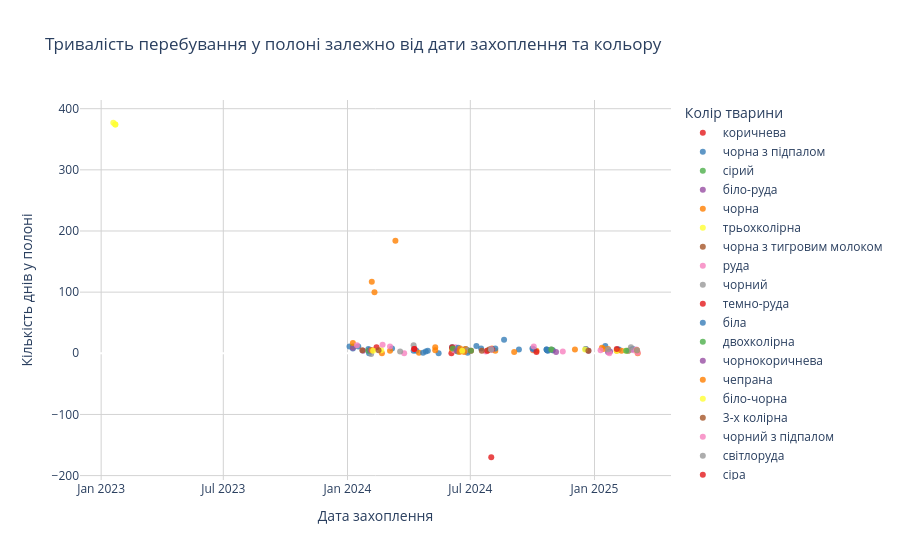

The notebook cell saved with this chart:
### Code cell
import plotly.express as px

fig = px.scatter(
    df_cleaned,
    x="captureDate",
    y="days_in_captivity",
    color="animalColor",
    title="Тривалість перебування у полоні залежно від дати захоплення та кольору",
    labels={"captureDate": "Дата захоплення", "days_in_captivity": "Днів у полоні", "animalColor": "Колір тварини"},
    color_discrete_sequence=px.colors.qualitative.Set1,  
    opacity=0.8,
    size_max=10,
    hover_data=["animalSpecies", "animalBreed", "captureAddressPostName"]
)


fig.update_layout(
    xaxis_title="Дата захоплення",
    yaxis_title="Кількість днів у полоні",
    plot_bgcolor="white",
    xaxis=dict(showgrid=True, gridcolor="lightgrey"),
    yaxis=dict(showgrid=True, gridcolor="lightgrey"),
)

fig.show()

### Figure 1 — Plotly figure (JSON) as saved in the notebook; plotly's stock layout.template omitted (floating-point values rounded to 4 significant figures)
{"data": [{"customdata": [["собака", null, "Івано-Франківськ"], ["собака", null, "с.Угрнинів"]], "hovertemplate": "Колір тварини=коричнева<br>Дата захоплення=%{x}<br>Днів у полоні=%{y}<br>animalSpecies=%{customdata[0]}<br>animalBreed=%{customdata[1]}<br>captureAddressPostName=%{customdata[2]}<extra></extra>", "legendgroup": "коричнева", "marker": {"color": "rgb(228,26,28)", "opacity": 0.8, "symbol": "circle"}, "mode": "markers", "name": "коричнева", "orientation": "v", "showlegend": true, "type": "scatter", "x": ["2024-08-01T00:00:00", "2024-06-03T00:00:00"], "xaxis": "x", "y": [-170, 0], "yaxis": "y"}, {"customdata": [["собака", null, "Івано-Франківськ"], ["собака", null, "Івано-Франківськ"], ["собака", null, "Івано-Франківськ"], ["собака", null, "Івано-Франківськ"], ["собака", null, "Івано-Франківськ"], ["собака", null, "Івано-Франківськ"], ["собака", null, "Івано-Франківськ"], ["собака", null, "Івано-Франківськ"], ["собака", null, "с.Чукалівка"], ["собака", null, "Івано-Франківськ"], ["собака", null, "Івано-Франківськ"], ["собака", null, "Івано-Франківськ"], ["собака", null, "с.Черніїв"], ["собака", null, "Івано-Франківськ"], ["собака", null, "Івано-Франківськ"], ["собака", null, "Івано-Франківськ"], ["собака", null, "с.Підлужжя"], ["собака", null, "с.Радча"], ["собака", null, "Івано-Франківськ"], ["собака", null, "Івано-Франківськ"], ["собака", null, "Івано-Франківськ"], ["собака", null, "с.Крихівці"], ["собака", null, "с. Опришівці"], ["собака", null, "с.Хриплин"], ["собака", null, "с.Ямниця"], ["собака", null, "с.Ямниця"], ["собака", null, "с.Лисець"], ["собака", null, "с.Вовчинець"], ["собака", null, "с.Лисець"], ["собака", null, "Івано-Франківськ"], ["собака", null, "Івано-Франківськ"], ["собака", null, "Івано-Франківськ"], ["собака", null, "Івано-Франківськ"], ["собака", null, "с.Тисменичани"], ["собака", null, "с. Микитинці"]], "hovertemplate": "Колір тварини=чорна з підпалом<br>Дата захоплення=%{x}<br>Днів у полоні=%{y}<br>animalSpecies=%{customdata[0]}<br>animalBreed=%{customdata[1]}<br>captureAddressPostName=%{customdata[2]}<extra></extra>", "legendgroup": "чорна з підпалом", "marker": {"color": "rgb(55,126,184)", "opacity": 0.8, "symbol": "circle"}, "mode": "markers", "name": "чорна з підпалом", "orientation": "v", "showlegend": true, "type": "scatter", "x": ["2024-01-09T00:00:00", "2024-01-17T00:00:00", "2024-01-04T00:00:00", "2024-02-01T00:00:00", "2024-02-02T00:00:00", "2024-02-03T00:00:00", "2024-03-07T00:00:00", "2024-04-08T00:00:00", "2024-04-12T00:00:00", "2024-04-26T00:00:00", "2024-04-29T00:00:00", "2024-05-15T00:00:00", "2024-06-04T00:00:00", "2024-06-05T00:00:00", "2024-06-24T00:00:00", "2024-06-27T00:00:00", "2024-06-27T00:00:00", "2024-06-27T00:00:00", "2024-07-10T00:00:00", "2024-07-17T00:00:00", "2024-08-20T00:00:00", "2024-09-09T00:00:00", "2024-09-11T00:00:00", "2024-09-18T00:00:00", "2024-10-22T00:00:00", "2024-10-22T00:00:00", "2024-10-23T00:00:00", "2024-10-24T00:00:00", "2024-10-29T00:00:00", "2025-01-17T00:00:00", "2025-02-04T00:00:00", "2025-02-06T00:00:00", "2025-02-10T00:00:00", "2025-02-25T00:00:00", "2025-02-27T00:00:00"], "xaxis": "x", "y": [8, 11, 11, 7, 0, 5, 8, 4, 4, 3, 4, 0, 10, 9, 7, 5, 1, 4, 12, 8, 22, null, 6, null, 6, 6, 5, 4, null, 12, 6, 6, null, 6, 7], "yaxis": "y"}, {"customdata": [["собака", null, "Івано-Франківськ"]], "hovertemplate": "Колір тварини=сірий<br>Дата захоплення=%{x}<br>Днів у полоні=%{y}<br>animalSpecies=%{customdata[0]}<br>animalBreed=%{customdata[1]}<br>captureAddressPostName=%{customdata[2]}<extra></extra>", "legendgroup": "сірий", "marker": {"color": "rgb(77,175,74)", "opacity": 0.8, "symbol": "circle"}, "mode": "markers", "name": "сірий", "orientation": "v", "showlegend": true, "type": "scatter", "x": ["2024-01-09T00:00:00"], "xaxis": "x", "y": [11], "yaxis": "y"}, {"customdata": [["собака", null, "с.Радча"], ["собака", null, "с.Черніїв"], ["собака", null, "Івано-Франківськ"], ["собака", null, "Івано-Франківськ"], ["собака", null, "Івано-Франківськ"]], "hovertemplate": "Колір тварини=біло-руда<br>Дата захоплення=%{x}<br>Днів у полоні=%{y}<br>animalSpecies=%{customdata[0]}<br>animalBreed=%{customdata[1]}<br>captureAddressPostName=%{customdata[2]}<extra></extra>", "legendgroup": "біло-руда", "marker": {"color": "rgb(152,78,163)", "opacity": 0.8, "symbol": "circle"}, "mode": "markers", "name": "біло-руда", "orientation": "v", "showlegend": true, "type": "scatter", "x": ["2024-01-09T00:00:00", "2024-01-24T00:00:00", null, "2024-12-23T00:00:00", "2025-01-21T00:00:00"], "xaxis": "x", "y": [9, 4, null, 4, 2], "yaxis": "y"}, {"customdata": [["собака", null, "Івано-Франківськ"], ["собака", null, "с.Крихівці"], ["собака", null, "Івано-Франківськ"], ["собака", null, "Івано-Франківськ"], ["собака", null, "Івано-Франківськ"], ["собака", null, "Івано-Франківськ"], ["собака", null, "Івано-Франківськ"], ["собака", null, "с. Підпечари"], ["собака", null, "с. Підпечари"], ["собака", null, "Івано-Франківськ"], ["собака", null, "Івано-Франківськ"], ["собака", null, "с. Підпечари"], ["собака", null, "Івано-Франківськ"], ["собака", null, "с.Вовчинець"], ["собака", null, "с.Марківці"], ["собака", null, "с.Хриплин"], ["собака", null, "с.Угорники"], ["собака", null, "Івано-Франківськ"], ["собака", null, "Івано-Франківськ"], ["собака", null, "с.Хриплин"], ["собака", null, "Івано-Франківськ"], ["собака", null, "Івано-Франківськ"], ["собака", null, "с.Рибне"]], "hovertemplate": "Колір тварини=чорна<br>Дата захоплення=%{x}<br>Днів у полоні=%{y}<br>animalSpecies=%{customdata[0]}<br>animalBreed=%{customdata[1]}<br>captureAddressPostName=%{customdata[2]}<extra></extra>", "legendgroup": "чорна", "marker": {"color": "rgb(255,127,0)", "opacity": 0.8, "symbol": "circle"}, "mode": "markers", "name": "чорна", "orientation": "v", "showlegend": true, "type": "scatter", "x": ["2024-01-09T00:00:00", "2024-02-06T00:00:00", "2024-02-21T00:00:00", "2024-03-12T00:00:00", "2024-02-10T00:00:00", "2024-05-10T00:00:00", "2024-06-04T00:00:00", "2024-07-26T00:00:00", "2024-08-02T00:00:00", "2024-08-07T00:00:00", "2024-08-08T00:00:00", "2024-08-10T00:00:00", "2024-08-15T00:00:00", "2024-09-23T00:00:00", "2024-10-02T00:00:00", "2024-10-07T00:00:00", "2024-12-03T00:00:00", "2025-01-14T00:00:00", "2025-01-12T00:00:00", "2025-01-21T00:00:00", "2025-02-03T00:00:00", "2025-02-20T00:00:00", "2025-03-06T00:00:00"], "xaxis": "x", "y": [17, 117, 0, 184, 100, 10, 6, 4, 8, 4, null, null, null, null, 5, 4, 6, 7, 9, 7, 4, 4, 0], "yaxis": "y"}, {"customdata": [["собака", null, "с. Підпечари"], ["собака", null, "с. Підпечари"], ["собака", null, "с. Підпечари"], ["собака", null, "с. Радча"], ["собака", null, "Івано-Франківськ"], ["собака", null, "Івано-Франківськ"]], "hovertemplate": "Колір тварини=трьохколірна<br>Дата захоплення=%{x}<br>Днів у полоні=%{y}<br>animalSpecies=%{customdata[0]}<br>animalBreed=%{customdata[1]}<br>captureAddressPostName=%{customdata[2]}<extra></extra>", "legendgroup": "трьохколірна", "marker": {"color": "rgb(255,255,51)", "opacity": 0.8, "symbol": "circle"}, "mode": "markers", "name": "трьохколірна", "orientation": "v", "showlegend": true, "type": "scatter", "x": ["2023-01-19T00:00:00", "2023-01-22T00:00:00", "2023-01-22T00:00:00", "2024-02-05T00:00:00", "2024-02-20T00:00:00", "2025-02-03T00:00:00"], "xaxis": "x", "y": [377, 374, 374, 5, 5, 4], "yaxis": "y"}, {"customdata": [["собака", null, "с.Угорники"]], "hovertemplate": "Колір тварини=чорна з тигровим молоком<br>Дата захоплення=%{x}<br>Днів у полоні=%{y}<br>animalSpecies=%{customdata[0]}<br>animalBreed=%{customdata[1]}<br>captureAddressPostName=%{customdata[2]}<extra></extra>", "legendgroup": "чорна з тигровим молоком", "marker": {"color": "rgb(166,86,40)", "opacity": 0.8, "symbol": "circle"}, "mode": "markers", "name": "чорна з тигровим молоком", "orientation": "v", "showlegend": true, "type": "scatter", "x": ["2024-01-23T00:00:00"], "xaxis": "x", "y": [5], "yaxis": "y"}, {"customdata": [["собака", null, "с. Микитинці"], ["собака", null, "с.Крихівці"], ["собака", null, "Івано-Франківськ"], ["собака", null, "Івано-Франківськ"], ["собака", null, "Івано-Франківськ"], ["собака", null, "с.Вовчинець"], ["собака", null, "с. Підпечари"], ["собака", null, "с.Радча"], ["собака", null, "Івано-Франківськ"], ["собака", null, "Івано-Франківськ"], ["собака", null, "с.Черніїв"], ["собака", null, "Івано-Франківськ"], ["собака", null, "с.Угорники"]], "hovertemplate": "Колір тварини=руда<br>Дата захоплення=%{x}<br>Днів у полоні=%{y}<br>animalSpecies=%{customdata[0]}<br>animalBreed=%{customdata[1]}<br>captureAddressPostName=%{customdata[2]}<extra></extra>", "legendgroup": "руда", "marker": {"color": "rgb(247,129,191)", "opacity": 0.8, "symbol": "circle"}, "mode": "markers", "name": "руда", "orientation": "v", "showlegend": true, "type": "scatter", "x": ["2024-01-15T00:00:00", "2024-06-09T00:00:00", "2024-08-01T00:00:00", "2024-08-12T00:00:00", "2024-08-20T00:00:00", "2024-08-23T00:00:00", "2024-10-02T00:00:00", "2024-11-26T00:00:00", "2024-12-19T00:00:00", "2025-01-10T00:00:00", "2025-02-28T00:00:00", "2025-03-04T00:00:00", "2025-03-06T00:00:00"], "xaxis": "x", "y": [13, 10, 7, null, null, null, 6, null, 7, 5, 5, 6, 1], "yaxis": "y"}, {"customdata": [["собака", null, "с.Угорники"], ["собака", null, "Івано-Франківськ"], ["собака", null, "Івано-Франківськ"], ["собака", null, "с.Ямниця"], ["собака", null, "Івано-Франківськ"], ["собака", null, "с.Радча"]], "hovertemplate": "Колір тварини=чорний<br>Дата захоплення=%{x}<br>Днів у полоні=%{y}<br>animalSpecies=%{customdata[0]}<br>animalBreed=%{customdata[1]}<br>captureAddressPostName=%{customdata[2]}<extra></extra>", "legendgroup": "чорний", "marker": {"color": "rgb(153,153,153)", "opacity": 0.8, "symbol": "circle"}, "mode": "markers", "name": "чорний", "orientation": "v", "showlegend": true, "type": "scatter", "x": ["2024-02-05T00:00:00", "2024-04-08T00:00:00", "2024-04-09T00:00:00", "2024-10-31T00:00:00", null, "2025-02-24T00:00:00"], "xaxis": "x", "y": [-1, 13, 7, 5, null, 10], "yaxis": "y"}, {"customdata": [["собака", null, "Івано-Франківськ"], ["собака", null, "Івано-Франківськ"]], "hovertemplate": "Колір тварини=темно-руда<br>Дата захоплення=%{x}<br>Днів у полоні=%{y}<br>animalSpecies=%{customdata[0]}<br>animalBreed=%{customdata[1]}<br>captureAddressPostName=%{customdata[2]}<extra></extra>", "legendgroup": "темно-руда", "marker": {"color": "rgb(228,26,28)", "opacity": 0.8, "symbol": "circle"}, "mode": "markers", "name": "темно-руда", "orientation": "v", "showlegend": true, "type": "scatter", "x": ["2023-02-01T00:00:00", "2024-02-13T00:00:00"], "xaxis": "x", "y": [null, 10], "yaxis": "y"}, {"customdata": [["собака", null, "Івано-Франківськ"], ["собака", null, null], ["собака", null, "с.Крихівці"], ["собака", null, "с. Радча"], ["собака", null, "с. Микитинці"], ["собака", null, "с. Підпечари"], ["собака", null, "с.Лисець"], ["собака", null, "с.Лисець"], ["собака", null, "с.Ямниця"], ["собака", null, "Івано-Франківськ"], ["собака", null, "Івано-Франківськ"]], "hovertemplate": "Колір тварини=біла<br>Дата захоплення=%{x}<br>Днів у полоні=%{y}<br>animalSpecies=%{customdata[0]}<br>animalBreed=%{customdata[1]}<br>captureAddressPostName=%{customdata[2]}<extra></extra>", "legendgroup": "біла", "marker": {"color": "rgb(55,126,184)", "opacity": 0.8, "symbol": "circle"}, "mode": "markers", "name": "біла", "orientation": "v", "showlegend": true, "type": "scatter", "x": ["2024-02-03T00:00:00", "2024-04-21T00:00:00", "2024-06-13T00:00:00", "2024-06-19T00:00:00", "2024-08-07T00:00:00", "2024-08-10T00:00:00", "2024-10-01T00:00:00", "2024-10-03T00:00:00", "2024-10-31T00:00:00", "2024-11-29T00:00:00", "2024-12-19T00:00:00"], "xaxis": "x", "y": [5, null, 9, 4, 8, null, 8, 6, 5, null, 7], "yaxis": "y"}, {"customdata": [["собака", null, "с.Хриплин"]], "hovertemplate": "Колір тварини=двохколірна<br>Дата захоплення=%{x}<br>Днів у полоні=%{y}<br>animalSpecies=%{customdata[0]}<br>animalBreed=%{customdata[1]}<br>captureAddressPostName=%{customdata[2]}<extra></extra>", "legendgroup": "двохколірна", "marker": {"color": "rgb(77,175,74)", "opacity": 0.8, "symbol": "circle"}, "mode": "markers", "name": "двохколірна", "orientation": "v", "showlegend": true, "type": "scatter", "x": ["2024-02-01T00:00:00"], "xaxis": "x", "y": [4], "yaxis": "y"}, {"customdata": [["собака", null, "с.Опришівці"]], "hovertemplate": "Колір тварини=чорнокоричнева<br>Дата захоплення=%{x}<br>Днів у полоні=%{y}<br>animalSpecies=%{customdata[0]}<br>animalBreed=%{customdata[1]}<br>captureAddressPostName=%{customdata[2]}<extra></extra>", "legendgroup": "чорнокоричнева", "marker": {"color": "rgb(152,78,163)", "opacity": 0.8, "symbol": "circle"}, "mode": "markers", "name": "чорнокоричнева", "orientation": "v", "showlegend": true, "type": "scatter", "x": ["2024-02-04T00:00:00"], "xaxis": "x", "y": [5], "yaxis": "y"}, {"customdata": [["собака", null, "Івано-Франківськ"], ["собака", null, "Івано-Франківськ"], ["собака", null, "с.Підлужжя"], ["собака", null, "Івано-Франківськ"], ["собака", null, "Івано-Франківськ"], ["собака", null, "Івано-Франківськ"], ["собака", null, "Івано-Франківськ"], ["собака", null, "с.Крихівці"], ["собака", null, "Івано-Франківськ"], ["собака", null, "Івано-Франківськ"]], "hovertemplate": "Колір тварини=чепрана<br>Дата захоплення=%{x}<br>Днів у полоні=%{y}<br>animalSpecies=%{customdata[0]}<br>animalBreed=%{customdata[1]}<br>captureAddressPostName=%{customdata[2]}<extra></extra>", "legendgroup": "чепрана", "marker": {"color": "rgb(255,127,0)", "opacity": 0.8, "symbol": "circle"}, "mode": "markers", "name": "чепрана", "orientation": "v", "showlegend": true, "type": "scatter", "x": ["2024-02-06T00:00:00", "2024-03-04T00:00:00", "2024-04-16T00:00:00", "2024-05-10T00:00:00", "2024-06-24T00:00:00", "2024-08-13T00:00:00", "2024-08-23T00:00:00", "2024-09-04T00:00:00", "2025-02-10T00:00:00", "2025-03-05T00:00:00"], "xaxis": "x", "y": [5, 4, 1, 5, 7, null, null, 2, 4, 5], "yaxis": "y"}, {"customdata": [["собака", null, "Івано-Франківськ"], ["собака", null, "Івано-Франківськ"], ["собака", null, "Івано-Франківськ"]], "hovertemplate": "Колір тварини=біло-чорна<br>Дата захоплення=%{x}<br>Днів у полоні=%{y}<br>animalSpecies=%{customdata[0]}<br>animalBreed=%{customdata[1]}<br>captureAddressPostName=%{customdata[2]}<extra></extra>", "legendgroup": "біло-чорна", "marker": {"color": "rgb(255,255,51)", "opacity": 0.8, "symbol": "circle"}, "mode": "markers", "name": "біло-чорна", "orientation": "v", "showlegend": true, "type": "scatter", "x": ["2024-02-08T00:00:00", "2024-10-12T00:00:00", "2025-02-17T00:00:00"], "xaxis": "x", "y": [4, null, 4], "yaxis": "y"}, {"customdata": [["собака", null, "Івано-Франківськ"]], "hovertemplate": "Колір тварини=3-х колірна<br>Дата захоплення=%{x}<br>Днів у полоні=%{y}<br>animalSpecies=%{customdata[0]}<br>animalBreed=%{customdata[1]}<br>captureAddressPostName=%{customdata[2]}<extra></extra>", "legendgroup": "3-х колірна", "marker": {"color": "rgb(166,86,40)", "opacity": 0.8, "symbol": "circle"}, "mode": "markers", "name": "3-х колірна", "orientation": "v", "showlegend": true, "type": "scatter", "x": ["2024-02-16T00:00:00"], "xaxis": "x", "y": [5], "yaxis": "y"}, {"customdata": [["собака", null, "Івано-Франківськ"], ["собака", null, "Івано-Франківськ"], ["собака", null, "Івано-Франківськ"], ["собака", null, "Івано-Франківськ"], ["собака", null, null], ["собака", null, "Івано-Франківськ"], ["собака", null, "с.Лисець"], ["собака", null, "с.Чукалівка"]], "hovertemplate": "Колір тварини=чорний з підпалом<br>Дата захоплення=%{x}<br>Днів у полоні=%{y}<br>animalSpecies=%{customdata[0]}<br>animalBreed=%{customdata[1]}<br>captureAddressPostName=%{customdata[2]}<extra></extra>", "legendgroup": "чорний з підпалом", "marker": {"color": "rgb(247,129,191)", "opacity": 0.8, "symbol": "circle"}, "mode": "markers", "name": "чорний з підпалом", "orientation": "v", "showlegend": true, "type": "scatter", "x": ["2024-02-22T00:00:00", "2024-03-04T00:00:00", "2024-03-25T00:00:00", "2024-04-09T00:00:00", "2024-06-07T00:00:00", "2024-07-24T00:00:00", "2024-10-03T00:00:00", "2024-11-15T00:00:00"], "xaxis": "x", "y": [14, 11, 0, 7, 5, 3, 11, 3], "yaxis": "y"}, {"customdata": [["собака", null, "Івано-Франківськ"], ["собака", null, "с.Радча"], ["собака", null, "с.Лисець"], ["собака", null, "Івано-Франківськ"]], "hovertemplate": "Колір тварини=світлоруда<br>Дата захоплення=%{x}<br>Днів у полоні=%{y}<br>animalSpecies=%{customdata[0]}<br>animalBreed=%{customdata[1]}<br>captureAddressPostName=%{customdata[2]}<extra></extra>", "legendgroup": "світлоруда", "marker": {"color": "rgb(153,153,153)", "opacity": 0.8, "symbol": "circle"}, "mode": "markers", "name": "світлоруда", "orientation": "v", "showlegend": true, "type": "scatter", "x": ["2024-03-19T00:00:00", "2024-06-27T00:00:00", "2024-10-29T00:00:00", "2025-03-05T00:00:00"], "xaxis": "x", "y": [3, 5, 6, 5], "yaxis": "y"}, {"customdata": [["собака", null, "с.Радча"], ["собака", null, "с.Радча"], ["собака", null, "с.Чукалівка"], ["собака", null, "Івано-Франківськ"], ["собака", null, "с. Підпечари"], ["собака", null, "Івано-Франківськ"], ["собака", null, "Івано-Франківськ"], ["собака", null, "Івано-Франківськ"]], "hovertemplate": "Колір тварини=сіра<br>Дата захоплення=%{x}<br>Днів у полоні=%{y}<br>animalSpecies=%{customdata[0]}<br>animalBreed=%{customdata[1]}<br>captureAddressPostName=%{customdata[2]}<extra></extra>", "legendgroup": "сіра", "marker": {"color": "rgb(228,26,28)", "opacity": 0.8, "symbol": "circle"}, "mode": "markers", "name": "сіра", "orientation": "v", "showlegend": true, "type": "scatter", "x": ["2024-04-09T00:00:00", "2024-04-09T00:00:00", "2024-06-04T00:00:00", "2024-07-02T00:00:00", "2024-07-26T00:00:00", "2024-08-02T00:00:00", "2024-09-12T00:00:00", null], "xaxis": "x", "y": [7, 7, 10, 4, 4, 6, null, null], "yaxis": "y"}, {"customdata": [["собака", null, "Івано-Франківськ"]], "hovertemplate": "Колір тварини=коричневий<br>Дата захоплення=%{x}<br>Днів у полоні=%{y}<br>animalSpecies=%{customdata[0]}<br>animalBreed=%{customdata[1]}<br>captureAddressPostName=%{customdata[2]}<extra></extra>", "legendgroup": "коричневий", "marker": {"color": "rgb(55,126,184)", "opacity": 0.8, "symbol": "circle"}, "mode": "markers", "name": "коричневий", "orientation": "v", "showlegend": true, "type": "scatter", "x": ["2024-04-22T00:00:00"], "xaxis": "x", "y": [1], "yaxis": "y"}, {"customdata": [["собака", null, "Івано-Франківськ"], ["собака", null, "с.Черніїв"], ["собака", null, "Івано-Франківськ"]], "hovertemplate": "Колір тварини=руда з білим<br>Дата захоплення=%{x}<br>Днів у полоні=%{y}<br>animalSpecies=%{customdata[0]}<br>animalBreed=%{customdata[1]}<br>captureAddressPostName=%{customdata[2]}<extra></extra>", "legendgroup": "руда з білим", "marker": {"color": "rgb(77,175,74)", "opacity": 0.8, "symbol": "circle"}, "mode": "markers", "name": "руда з білим", "orientation": "v", "showlegend": true, "type": "scatter", "x": ["2024-06-05T00:00:00", "2024-06-12T00:00:00", "2024-07-02T00:00:00"], "xaxis": "x", "y": [8, 3, 4], "yaxis": "y"}, {"customdata": [["собака", null, null], ["собака", null, "Івано-Франківськ"]], "hovertemplate": "Колір тварини=трьохколірний<br>Дата захоплення=%{x}<br>Днів у полоні=%{y}<br>animalSpecies=%{customdata[0]}<br>animalBreed=%{customdata[1]}<br>captureAddressPostName=%{customdata[2]}<extra></extra>", "legendgroup": "трьохколірний", "marker": {"color": "rgb(152,78,163)", "opacity": 0.8, "symbol": "circle"}, "mode": "markers", "name": "трьохколірний", "orientation": "v", "showlegend": true, "type": "scatter", "x": ["2024-06-11T00:00:00", "2025-01-24T00:00:00"], "xaxis": "x", "y": [4, 3], "yaxis": "y"}, {"customdata": [["собака", null, "Івано-Франківськ"], ["собака", null, "м. Тисмениця"], ["собака", null, "Івано-Франківськ"]], "hovertemplate": "Колір тварини=руда з чорним<br>Дата захоплення=%{x}<br>Днів у полоні=%{y}<br>animalSpecies=%{customdata[0]}<br>animalBreed=%{customdata[1]}<br>captureAddressPostName=%{customdata[2]}<extra></extra>", "legendgroup": "руда з чорним", "marker": {"color": "rgb(255,127,0)", "opacity": 0.8, "symbol": "circle"}, "mode": "markers", "name": "руда з чорним", "orientation": "v", "showlegend": true, "type": "scatter", "x": ["2024-06-15T00:00:00", "2024-06-16T00:00:00", "2024-06-22T00:00:00"], "xaxis": "x", "y": [2, 8, 2], "yaxis": "y"}, {"customdata": [["собака", null, "Івано-Франківськ"]], "hovertemplate": "Колір тварини=чорна з білим <br>Дата захоплення=%{x}<br>Днів у полоні=%{y}<br>animalSpecies=%{customdata[0]}<br>animalBreed=%{customdata[1]}<br>captureAddressPostName=%{customdata[2]}<extra></extra>", "legendgroup": "чорна з білим ", "marker": {"color": "rgb(255,255,51)", "opacity": 0.8, "symbol": "circle"}, "mode": "markers", "name": "чорна з білим ", "orientation": "v", "showlegend": true, "type": "scatter", "x": ["2024-06-19T00:00:00"], "xaxis": "x", "y": [4], "yaxis": "y"}, {"customdata": [["собака", null, "с.Вовчинець"], ["собака", null, "с.Узин"]], "hovertemplate": "Колір тварини=білоруда<br>Дата захоплення=%{x}<br>Днів у полоні=%{y}<br>animalSpecies=%{customdata[0]}<br>animalBreed=%{customdata[1]}<br>captureAddressPostName=%{customdata[2]}<extra></extra>", "legendgroup": "білоруда", "marker": {"color": "rgb(166,86,40)", "opacity": 0.8, "symbol": "circle"}, "mode": "markers", "name": "білоруда", "orientation": "v", "showlegend": true, "type": "scatter", "x": ["2024-07-18T00:00:00", "2024-07-29T00:00:00"], "xaxis": "x", "y": [4, 6], "yaxis": "y"}, {"customdata": [["собака", null, "Івано-Франківськ"]], "hovertemplate": "Колір тварини=біла з коричневим<br>Дата захоплення=%{x}<br>Днів у полоні=%{y}<br>animalSpecies=%{customdata[0]}<br>animalBreed=%{customdata[1]}<br>captureAddressPostName=%{customdata[2]}<extra></extra>", "legendgroup": "біла з коричневим", "marker": {"color": "rgb(247,129,191)", "opacity": 0.8, "symbol": "circle"}, "mode": "markers", "name": "біла з коричневим", "orientation": "v", "showlegend": true, "type": "scatter", "x": ["2024-08-01T00:00:00"], "xaxis": "x", "y": [6], "yaxis": "y"}, {"customdata": [["собака", null, "Івано-Франківськ"], ["собака", null, "Івано-Франківськ"], ["собака", null, "с. Микитинці"], ["собака", null, "Івано-Франківськ"]], "hovertemplate": "Колір тварини=біла з чорним<br>Дата захоплення=%{x}<br>Днів у полоні=%{y}<br>animalSpecies=%{customdata[0]}<br>animalBreed=%{customdata[1]}<br>captureAddressPostName=%{customdata[2]}<extra></extra>", "legendgroup": "біла з чорним", "marker": {"color": "rgb(153,153,153)", "opacity": 0.8, "symbol": "circle"}, "mode": "markers", "name": "біла з чорним", "orientation": "v", "showlegend": true, "type": "scatter", "x": ["2024-08-01T00:00:00", "2024-08-12T00:00:00", "2024-08-15T00:00:00", null], "xaxis": "x", "y": [6, null, null, null], "yaxis": "y"}, {"customdata": [["собака", null, "с.Лисець"]], "hovertemplate": "Колір тварини=чорнобілий<br>Дата захоплення=%{x}<br>Днів у полоні=%{y}<br>animalSpecies=%{customdata[0]}<br>animalBreed=%{customdata[1]}<br>captureAddressPostName=%{customdata[2]}<extra></extra>", "legendgroup": "чорнобілий", "marker": {"color": "rgb(228,26,28)", "opacity": 0.8, "symbol": "circle"}, "mode": "markers", "name": "чорнобілий", "orientation": "v", "showlegend": true, "type": "scatter", "x": ["2024-10-07T00:00:00"], "xaxis": "x", "y": [2], "yaxis": "y"}, {"customdata": [["собака", null, "Івано-Франківськ"]], "hovertemplate": "Колір тварини=сіра <br>Дата захоплення=%{x}<br>Днів у полоні=%{y}<br>animalSpecies=%{customdata[0]}<br>animalBreed=%{customdata[1]}<br>captureAddressPostName=%{customdata[2]}<extra></extra>", "legendgroup": "сіра ", "marker": {"color": "rgb(55,126,184)", "opacity": 0.8, "symbol": "circle"}, "mode": "markers", "name": "сіра ", "orientation": "v", "showlegend": true, "type": "scatter", "x": ["2024-10-23T00:00:00"], "xaxis": "x", "y": [5], "yaxis": "y"}, {"customdata": [["собака", null, "Івано-Франківськ"]], "hovertemplate": "Колір тварини=коричнева з підпалом<br>Дата захоплення=%{x}<br>Днів у полоні=%{y}<br>animalSpecies=%{customdata[0]}<br>animalBreed=%{customdata[1]}<br>captureAddressPostName=%{customdata[2]}<extra></extra>", "legendgroup": "коричнева з підпалом", "marker": {"color": "rgb(77,175,74)", "opacity": 0.8, "symbol": "circle"}, "mode": "markers", "name": "коричнева з підпалом", "orientation": "v", "showlegend": true, "type": "scatter", "x": ["2024-10-29T00:00:00"], "xaxis": "x", "y": [6], "yaxis": "y"}, {"customdata": [["собака", null, "Івано-Франківськ"]], "hovertemplate": "Колір тварини=рудий з підпалом<br>Дата захоплення=%{x}<br>Днів у полоні=%{y}<br>animalSpecies=%{customdata[0]}<br>animalBreed=%{customdata[1]}<br>captureAddressPostName=%{customdata[2]}<extra></extra>", "legendgroup": "рудий з підпалом", "marker": {"color": "rgb(152,78,163)", "opacity": 0.8, "symbol": "circle"}, "mode": "markers", "name": "рудий з підпалом", "orientation": "v", "showlegend": true, "type": "scatter", "x": ["2024-11-05T00:00:00"], "xaxis": "x", "y": [2], "yaxis": "y"}, {"customdata": [["собака", null, "Івано-Франківськ"]], "hovertemplate": "Колір тварини=темнорудий<br>Дата захоплення=%{x}<br>Днів у полоні=%{y}<br>animalSpecies=%{customdata[0]}<br>animalBreed=%{customdata[1]}<br>captureAddressPostName=%{customdata[2]}<extra></extra>", "legendgroup": "темнорудий", "marker": {"color": "rgb(255,127,0)", "opacity": 0.8, "symbol": "circle"}, "mode": "markers", "name": "темнорудий", "orientation": "v", "showlegend": true, "type": "scatter", "x": [null], "xaxis": "x", "y": [null], "yaxis": "y"}, {"customdata": [["собака", null, "Івано-Франківськ"]], "hovertemplate": "Колір тварини=трьохколірна <br>Дата захоплення=%{x}<br>Днів у полоні=%{y}<br>animalSpecies=%{customdata[0]}<br>animalBreed=%{customdata[1]}<br>captureAddressPostName=%{customdata[2]}<extra></extra>", "legendgroup": "трьохколірна ", "marker": {"color": "rgb(255,255,51)", "opacity": 0.8, "symbol": "circle"}, "mode": "markers", "name": "трьохколірна ", "orientation": "v", "showlegend": true, "type": "scatter", "x": ["2024-12-18T00:00:00"], "xaxis": "x", "y": [6], "yaxis": "y"}, {"customdata": [["собака", null, "Івано-Франківськ"]], "hovertemplate": "Колір тварини=сіра з підпалом<br>Дата захоплення=%{x}<br>Днів у полоні=%{y}<br>animalSpecies=%{customdata[0]}<br>animalBreed=%{customdata[1]}<br>captureAddressPostName=%{customdata[2]}<extra></extra>", "legendgroup": "сіра з підпалом", "marker": {"color": "rgb(166,86,40)", "opacity": 0.8, "symbol": "circle"}, "mode": "markers", "name": "сіра з підпалом", "orientation": "v", "showlegend": true, "type": "scatter", "x": ["2024-12-23T00:00:00"], "xaxis": "x", "y": [4], "yaxis": "y"}, {"customdata": [["собака", null, "Івано-Франківськ"]], "hovertemplate": "Колір тварини=тигровий<br>Дата захоплення=%{x}<br>Днів у полоні=%{y}<br>animalSpecies=%{customdata[0]}<br>animalBreed=%{customdata[1]}<br>captureAddressPostName=%{customdata[2]}<extra></extra>", "legendgroup": "тигровий", "marker": {"color": "rgb(247,129,191)", "opacity": 0.8, "symbol": "circle"}, "mode": "markers", "name": "тигровий", "orientation": "v", "showlegend": true, "type": "scatter", "x": ["2025-01-23T00:00:00"], "xaxis": "x", "y": [0], "yaxis": "y"}, {"customdata": [["собака", null, "с.Угорники"], ["собака", null, null]], "hovertemplate": "Колір тварини=рудий<br>Дата захоплення=%{x}<br>Днів у полоні=%{y}<br>animalSpecies=%{customdata[0]}<br>animalBreed=%{customdata[1]}<br>captureAddressPostName=%{customdata[2]}<extra></extra>", "legendgroup": "рудий", "marker": {"color": "rgb(153,153,153)", "opacity": 0.8, "symbol": "circle"}, "mode": "markers", "name": "рудий", "orientation": "v", "showlegend": true, "type": "scatter", "x": ["2025-01-21T00:00:00", "2025-02-20T00:00:00"], "xaxis": "x", "y": [6, 4], "yaxis": "y"}, {"customdata": [["собака", null, "Івано-Франківськ"]], "hovertemplate": "Колір тварини=коричнева      1 рік<br>Дата захоплення=%{x}<br>Днів у полоні=%{y}<br>animalSpecies=%{customdata[0]}<br>animalBreed=%{customdata[1]}<br>captureAddressPostName=%{customdata[2]}<extra></extra>", "legendgroup": "коричнева      1 рік", "marker": {"color": "rgb(228,26,28)", "opacity": 0.8, "symbol": "circle"}, "mode": "markers", "name": "коричнева      1 рік", "orientation": "v", "showlegend": true, "type": "scatter", "x": ["2025-02-03T00:00:00"], "xaxis": "x", "y": [7], "yaxis": "y"}, {"customdata": [["собака", null, "Івано-Франківськ"]], "hovertemplate": "Колір тварини=чорний з білим<br>Дата захоплення=%{x}<br>Днів у полоні=%{y}<br>animalSpecies=%{customdata[0]}<br>animalBreed=%{customdata[1]}<br>captureAddressPostName=%{customdata[2]}<extra></extra>", "legendgroup": "чорний з білим", "marker": {"color": "rgb(55,126,184)", "opacity": 0.8, "symbol": "circle"}, "mode": "markers", "name": "чорний з білим", "orientation": "v", "showlegend": true, "type": "scatter", "x": ["2025-02-12T00:00:00"], "xaxis": "x", "y": [null], "yaxis": "y"}, {"customdata": [["собака", null, "Івано-Франківськ"]], "hovertemplate": "Колір тварини=чорнобіла<br>Дата захоплення=%{x}<br>Днів у полоні=%{y}<br>animalSpecies=%{customdata[0]}<br>animalBreed=%{customdata[1]}<br>captureAddressPostName=%{customdata[2]}<extra></extra>", "legendgroup": "чорнобіла", "marker": {"color": "rgb(77,175,74)", "opacity": 0.8, "symbol": "circle"}, "mode": "markers", "name": "чорнобіла", "orientation": "v", "showlegend": true, "type": "scatter", "x": ["2025-02-17T00:00:00"], "xaxis": "x", "y": [4], "yaxis": "y"}], "layout": {"legend": {"title": {"text": "Колір тварини"}, "tracegroupgap": 0}, "plot_bgcolor": "white", "title": {"text": "Тривалість перебування у полоні залежно від дати захоплення та кольору"}, "xaxis": {"anchor": "y", "domain": [0, 1], "gridcolor": "lightgrey", "showgrid": true, "title": {"text": "Дата захоплення"}}, "yaxis": {"anchor": "x", "domain": [0, 1], "gridcolor": "lightgrey", "showgrid": true, "title": {"text": "Кількість днів у полоні"}}}}
